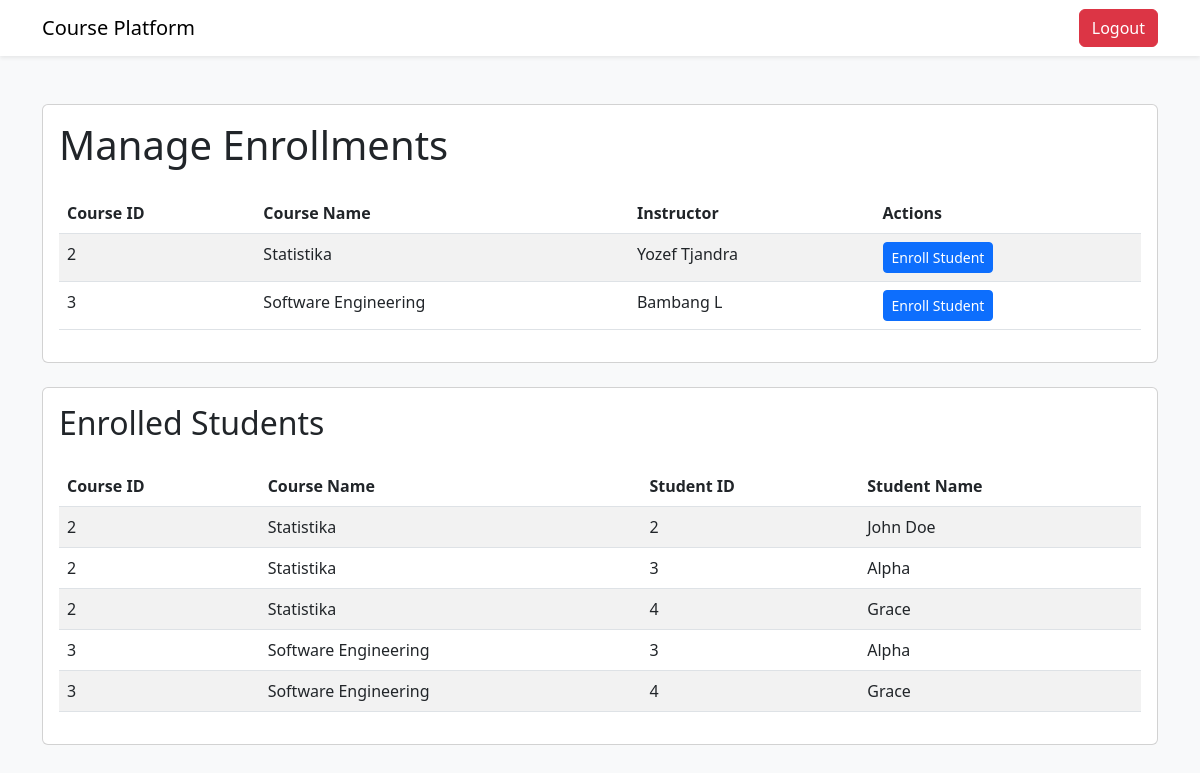
The app's page /admin/manage-enrollments (signed in) with its own data.
### tables this page shows
CREATE TABLE kursus (
                id_kursus INTEGER PRIMARY KEY AUTOINCREMENT,
                id_instruktur INTEGER,
                nama_kursus TEXT NOT NULL,
                FOREIGN KEY (id_instruktur) REFERENCES instruktur(id_instruktur)
            );

CREATE TABLE instruktur (
                id_instruktur INTEGER PRIMARY KEY AUTOINCREMENT,
                nama_instruktur TEXT NOT NULL,
                email TEXT NOT NULL,
                password TEXT NOT NULL
            );

CREATE TABLE peserta (
                id_peserta INTEGER PRIMARY KEY AUTOINCREMENT,
                email TEXT NOT NULL,
                nama_peserta TEXT NOT NULL,
                password TEXT NOT NULL,
                no_telpon TEXT NOT NULL,
                alamat TEXT NOT NULL,
                kota TEXT NOT NULL,
                provinsi TEXT NOT NULL,
                kode_pos INT NOT NULL,
                negara TEXT NOT NULL
            );

### features/auth.py (the view)
    def manage_enrollments(self):
        if not session.get('email') and session.get('role') != 'admin':
            return redirect('/login_admin')
        courses = query_db('SELECT * FROM kursus INNER JOIN instruktur ON kursus.id_instruktur = instruktur.id_instruktur')
        enrollments = query_db('''
            SELECT p.id_peserta, p.nama_peserta, k.id_kursus, k.nama_kursus
            FROM peserta_has_kursus pk
            JOIN peserta p ON pk.id_peserta = p.id_peserta
            JOIN kursus k ON pk.id_kursus = k.id_kursus
            ORDER BY k.id_kursus, p.id_peserta
        ''')
        return render_template('manage_enrollments_page.html', courses=courses, enrollments=enrollments)

### database.py (called while the page is built)
def get_db():
    db = getattr(g, '_database', None)
    if db is None:
        db = g._database = sqlite3.connect(DATABASE)
        db.row_factory = sqlite3.Row
    return db

def query_db(query, args=(), one=False):
    cur = get_db().execute(query, args)
    rv = cur.fetchall()
    cur.close()
    get_db().commit()
    return (rv[0] if rv else None) if one else rv

### templates/manage_enrollments_page.html (shortened to what this page needs)
<!DOCTYPE html>
<html lang="en">
<head>
    <link href="https://cdn.jsdelivr.net/npm/bootstrap@5.3.0/dist/css/bootstrap.min.css" rel="stylesheet">
</head>
<body class="bg-light">
    <nav class="navbar navbar-expand-lg navbar-light bg-white shadow-sm">
        <div class="container">
            <a class="navbar-brand" href="/admin">Course Platform</a>
            <div class="d-flex">
                <a href="/logout" class="btn btn-danger">Logout</a>
            </div>
        </div>
    </nav>
    <div class="container py-5">
        <div class="card mb-4">
            <div class="card-body">
                <h1 class="card-title mb-4">Manage Enrollments</h1>
                <table class="table table-striped">
                    <thead>
                        <tr>
                            <th>Course ID</th>
                            <th>Course Name</th>
                            <th>Instructor</th>
                            <th>Actions</th>
                        </tr>
                    </thead>
                    <tbody>
                        {% for course in courses %}
                        <tr>
                            <td>{{ course.id_kursus }}</td>
                            <td>{{ course.nama_kursus }}</td>
                            <td>{{ course.nama_instruktur }}</td>
                            <td>
                                <a href="/admin/enroll-student/{{ course.id_kursus }}"
                                    class="btn btn-sm btn-primary">Enroll Student</a>
                            </td>
                        </tr>
                        {% endfor %}
                    </tbody>
                </table>
            </div>
        </div>
        <div class="card">
            <div class="card-body">
                <h2 class="card-title mb-4">Enrolled Students</h2>
                <table class="table table-striped">
                    <thead>
                        <tr>
                            <th>Course ID</th>
                            <th>Course Name</th>
                            <th>Student ID</th>
                            <th>Student Name</th>
                        </tr>
                    </thead>
                    <tbody>
                        {% for enrollment in enrollments %}
                        <tr>
                            <td>{{ enrollment.id_kursus }}</td>
                            <td>{{ enrollment.nama_kursus }}</td>
                            <td>{{ enrollment.id_peserta }}</td>
                            <td>{{ enrollment.nama_peserta }}</td>
                        </tr>
                        {% endfor %}
                    </tbody>
                </table>
            </div>
        </div>
    </div>
</body>
</html>

### records on screen
kursus: id_kursus "2", nama_kursus "Statistika", nama_instruktur "Yozef Tjandra"
kursus: id_kursus "3", nama_kursus "Software Engineering", nama_instruktur "Bambang L"
peserta: id_kursus "2", nama_kursus "Statistika", id_peserta "2", nama_peserta "John Doe"
peserta: id_kursus "2", nama_kursus "Statistika", id_peserta "3", nama_peserta "Alpha", id_kursus "3", nama_kursus "Software Engineering"
peserta: id_kursus "2", nama_kursus "Statistika", id_peserta "4", nama_peserta "Grace", id_kursus "3", nama_kursus "Software Engineering"
